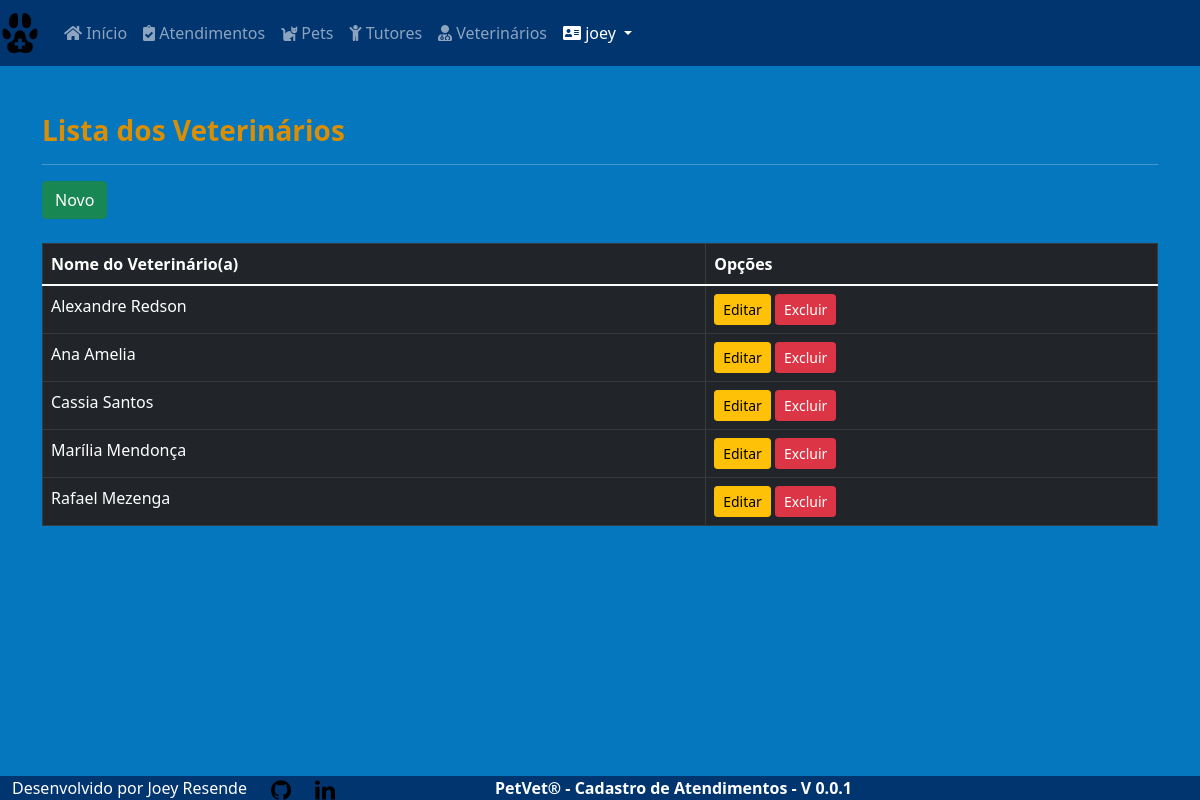
The app's page /core/vets/ (signed in), older data.
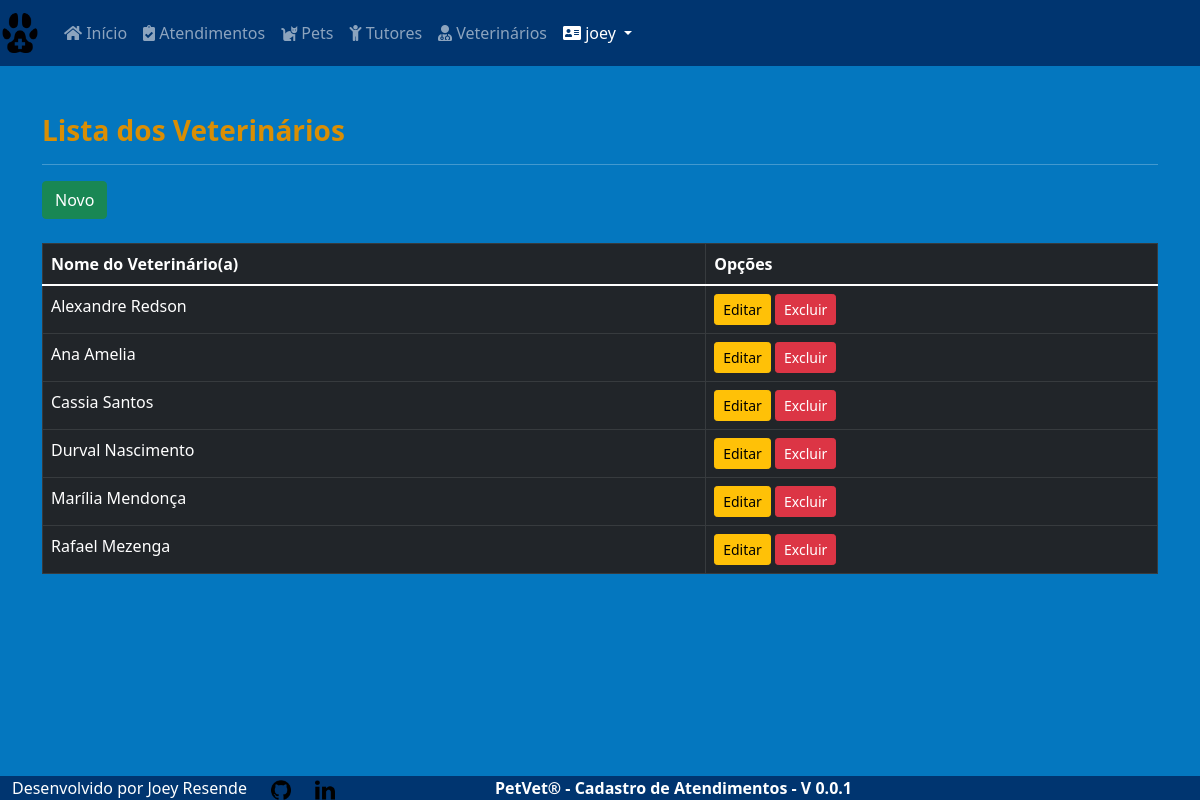
The same page, newer data.
### core/models.py (models this page shows, shortened)
class Vet(models.Model):
    vet_name = models.CharField(
        max_length=30, verbose_name='Nome')
    class Meta:
        ordering = ['vet_name']

### core/views.py (the view)
# urls.py: path('vets/', VetList.as_view(), name='vets'),
class VetList(LoginRequiredMixin, ListView):
    login_url = reverse_lazy('login')
    model = Vet
    template_name = 'core/vet_list.html'

### core/templates/core/vet_list.html (shortened to what this page needs)
{% extends 'core/base_model.html' %}
{% load static %}
{% block content %}
<h3><strong>Lista dos Veterinários</strong></h3>
<hr>
<a href="{% url 'vet_new' %}" class="btn btn-success btn">Novo</a><br><br>
<div class="table-responsive">
  <table class="table table-bordered table-hover table-dark">
    <thead class="thead-dark">
      <tr>
        <th>Nome do Veterinário(a)</th>
        <th>Opções</th>
      </tr>
    </thead>
      {% for each in object_list %}
      <tr>
        <td>{{ each.vet_name }}</td>
        <td>
          <a href="{% url 'vet_edit' each.pk %}" class="btn btn-warning btn-sm">Editar</a>
          <a href="{% url 'vet_delete' each.pk %}" class="btn btn-danger btn-sm">Excluir</a>
        </td>
      </tr>
      {% empty %}
      <tr>
        <td colspan="4">Nenhum Veterinário cadastrado.</td>
      </tr>
      {% endfor %}
  </table>
</div>
{% endblock %}

Row changes from the older to the newer data that the page shows:
added Vet: vet_name "Durval Nascimento"
